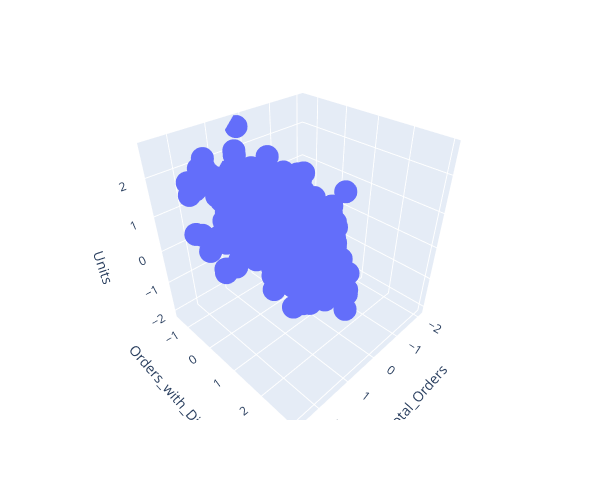

The code cell stored with this chart in its notebook:
### Code cell
px.scatter_3d(rfm_df_scaled, x="Total_Orders", y="Orders_with_Discount", z="Units", width=600, height=500)

### Figure 1 — Plotly figure (JSON) as saved in the notebook; plotly's stock layout.template omitted (floating-point values rounded to 4 significant figures; data arrays with more than 128 entries replaced by an {"elided": "..."} marker saying what was removed)
{"data": [{"hovertemplate": "Total_Orders=%{x}<br>Orders_with_Discount=%{y}<br>Units=%{z}<extra></extra>", "legendgroup": "", "marker": {"color": "#636efa", "symbol": "circle"}, "mode": "markers", "name": "", "scene": "scene", "showlegend": false, "type": "scatter3d", "x": {"elided": "1248 float values"}, "y": {"elided": "1248 float values"}, "z": {"elided": "1248 float values"}}], "layout": {"height": 500, "legend": {"tracegroupgap": 0}, "margin": {"t": 60}, "scene": {"domain": {"x": [0, 1], "y": [0, 1]}, "xaxis": {"title": {"text": "Total_Orders"}}, "yaxis": {"title": {"text": "Orders_with_Discount"}}, "zaxis": {"title": {"text": "Units"}}}, "width": 600}}
